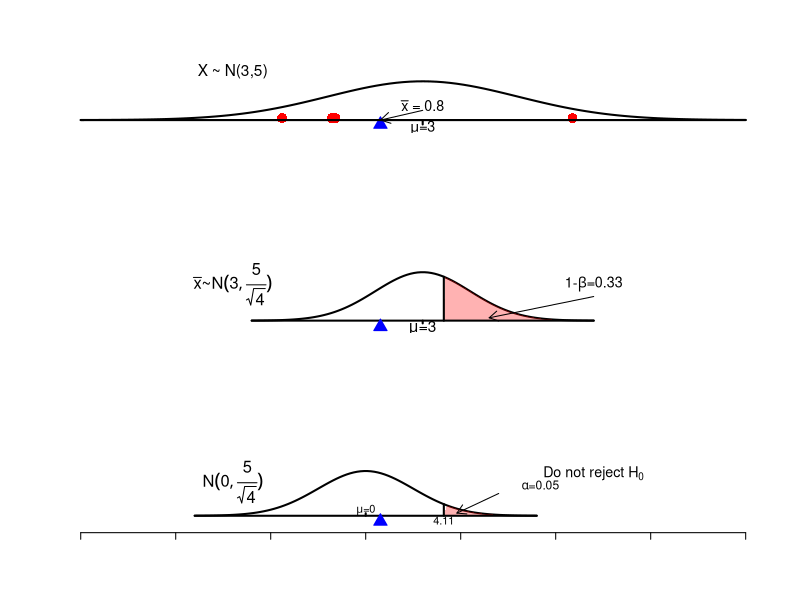
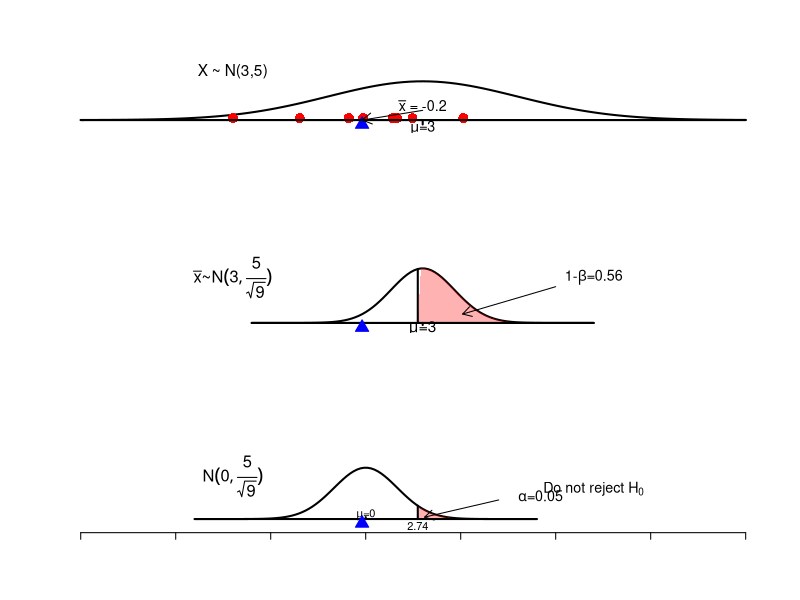
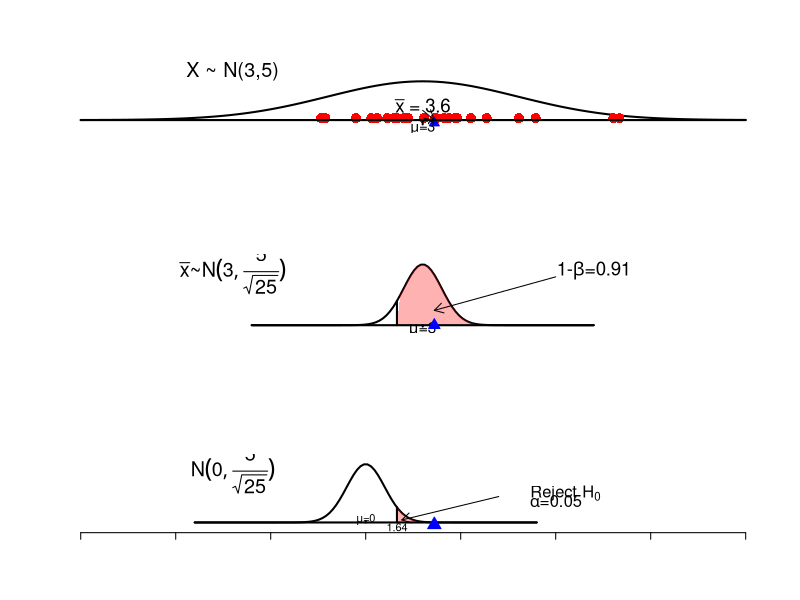
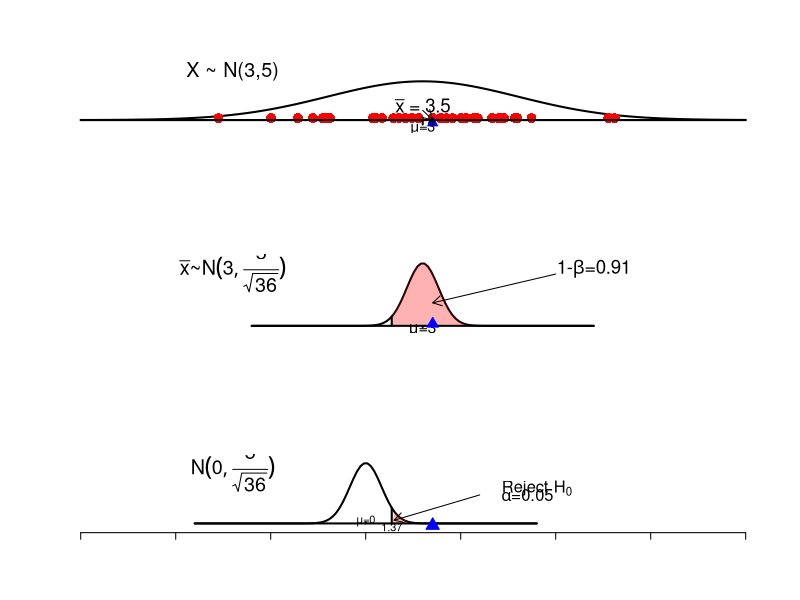

Write the R code that produced these figures, in order.
set.seed(12)
n1 = 4; n2 = 9; n3 = 25; n4 = 36
par(mfrow = c(3,1))
par(bg = "white", col.axis = "white", col.lab = "white",
    col.main = "white", col.sub = "white", xaxt = "n", yaxt = "n" , bty = "n")

#(1)#############################################################################

sample = rnorm(n1, 3, 5)
sample_mean = round(sample, 1)

x = seq(-15, 20, length.out = 100)
y1 = dnorm(x, 3, 5)
plot(x, y1, type = "l", lwd = 2, xlim = c(-15, 20),ylim=c(-0.02,max(y1)+0.05))
stripchart(sample, add=TRUE,at=0.004,cex=2, pch=16,col="red")
stripchart(mean(sample), add=TRUE,at=-0.009,cex=2, pch=24,col="blue",bg="blue")
lines(x = c(-15, 20), y = c(0, 0), col = "black", lwd = 2)
arrows(3,0.02,mean(sample),0,length = 0.11)
segments(3, 0, 3, -0.009, lwd = 2)
text(3, -0.017, expression(mu * "=3"),cex=1.3)
text(-7, max(y1)+0.02, "X ~ N(3,5)",cex=1.4)
text(3, 0.03, cex=1.3,substitute(paste(bar(x), " = ", mean),list(mean=round(mean(sample),1))))


x = seq(-6, 12, length.out = 100)
y2 = dnorm(x, 3, 5/sqrt(n1))
alpha = qnorm(0.95, mean = 0, sd = 2.5)
plot(x, y2, type = "l", lwd = 2, xlim = c(-15, 20),ylim=c(-0.03,max(y2)+0.05))
polygon(c(alpha, x[x>=alpha], tail(x[x>=alpha], 1)), c(0, y2[x>=alpha], 0), col="#FF00004D", border=NA)
segments(alpha, 0, alpha,dnorm(alpha, 3, 5/sqrt(n1)),col="black", lwd = 2)
lines(x = c(-6, 12), y = c(0, 0), col = "black", lwd = 2)
segments(3, 0, 3, -0.009, lwd = 2)
text(3, -0.026, expression(mu * "=3"),cex=1.4)
text(-7, max(y2)-0.039, expression(bar(x)*"~" *N(3,frac(5,sqrt(4)))),cex=1.5)
stripchart(mean(sample), add=TRUE,at=-0.02,cex=2, pch=24,col="blue",bg="blue")
arrows(12, max(y2)-0.08,6.5,max(y2)-0.15,length=0.1)
text(12, max(y2)-0.039, expression("1-"*beta*"="*0.33), cex=1.3)


x = seq(-9, 9, length.out = 100)
y2 = dnorm(x, 0, 5/sqrt(n1))
plot(x, y2, type = "l", lwd = 2, xaxt="s", xlim = c(-15, 20), ylim = c(-0.05, max(y2) + 0.05))
polygon(c(alpha, x[x>=alpha], tail(x[x>=alpha], 1)), c(0, y2[x>=alpha], 0), col="#FF00004D", border=NA)
segments(alpha, 0, alpha,dnorm(alpha, 0, 5/sqrt(n1)),col="black", lwd = 2)
lines(x = c(-9, 9), y = c(0, 0), col = "black", lwd = 2)
text(alpha, -0.015, round(alpha,2) ,cex=1)
axis(side = 1, at = seq(-15, 20, by = 5),label = seq(-15, 20, by = 5))
text(0, 0.02, expression(mu * "=0"),cex=1)
segments(0, 0, 0, 0.009, lwd = 2)
text(-7, max(y2)-0.039, expression(N(0,frac(5,sqrt(4)))),cex=1.5)
stripchart(mean(sample), add=TRUE,at=-0.02,cex=2, pch=24,col="blue",bg="blue")
arrows(7, max(y2)-0.08,4.8,max(y2)-0.15,length=0.1)
text(12, max(y2)-0.01, expression("Do not reject "*H[0]), cex=1.3)
text(9.2, max(y2)-0.05, expression(alpha*"=0.05"), cex=1.1)

##(2)############################################################################

par(mfrow = c(3,1))
par(bg = "white", col.axis = "white", col.lab = "white", col.main = "white", 
    col.sub = "white", xaxt = "n", yaxt = "n" , bty = "n")

sample = rnorm(n2, 3, 5)
sample_mean = round(sample, 1)

x = seq(-15, 20, length.out = 100)
y1 = dnorm(x, 3, 5)
plot(x, y1, type = "l", lwd = 2, xlim = c(-15, 20),ylim=c(-0.02,max(y1)+0.05))
stripchart(sample, add=TRUE, at=0.004, cex=2, pch=16, col="red")
stripchart(mean(sample), add=TRUE,at=-0.009,cex=2, pch=24,col="blue",bg="blue")
lines(x = c(-15, 20), y = c(0, 0), col = "black", lwd = 2)
arrows(3,0.02,mean(sample),0,length = 0.11)
segments(3, 0, 3, -0.009, lwd = 2)
text(3, -0.017, expression(mu * "=3"),cex=1.3)
text(-7, max(y1)+0.02, "X ~ N(3,5)",cex=1.4)
text(3, 0.03, cex=1.3,substitute(paste(bar(x), " = ", mean),list(mean=round(mean(sample),1))))


x = seq(-6, 12, length.out = 100)
y2 = dnorm(x, 3, 5/sqrt(n2))
alpha = qnorm(0.95, mean = 0, sd =5/sqrt(n2))
plot(x, y2, type = "l", lwd = 2, xlim = c(-15, 20),ylim=c(-0.03,max(y2)+0.05))
polygon(c(alpha, x[x>=alpha], tail(x[x>=alpha], 1)), c(0, y2[x>=alpha], 0), col="#FF00004D", border=NA)
segments(alpha, 0, alpha,dnorm(alpha, 3, 5/sqrt(n2)),col="black", lwd = 2)
lines(x = c(-6, 12), y = c(0, 0), col = "black", lwd = 2)
segments(3, 0, 3, -0.009, lwd = 2)
text(3, -0.026, expression(mu * "=3"),cex=1.4)
text(-7, max(y2)-0.039, expression(bar(x)*"~" *N(3,frac(5,sqrt(9)))),cex=1.5)
stripchart(mean(sample), add=TRUE,at=-0.02,cex=2, pch=24,col="blue",bg="blue")
arrows(10, max(y2)-0.08,5.1,max(y2)-0.2,length=0.1)
text(12, max(y2)-0.039, expression("1-"*beta*"="*0.56), cex=1.3)


x = seq(-9, 9, length.out = 100)
y2 = dnorm(x, 0, 5/sqrt(n2))
plot(x, y2, type = "l", lwd = 2, xaxt="s", xlim = c(-15, 20), ylim = c(-0.05, max(y2) + 0.05))
polygon(c(alpha, x[x>=alpha], tail(x[x>=alpha], 1)), c(0, y2[x>=alpha], 0), col="#FF00004D", border=NA)
segments(alpha, 0, alpha,dnorm(alpha, 0, 5/sqrt(n2)),col="black", lwd = 2)
lines(x = c(-9, 9), y = c(0, 0), col = "black", lwd = 2)
text(alpha, -0.03, round(alpha,2) ,cex=1)
axis(side = 1, at = seq(-15, 20, by = 5),label = seq(-15, 20, by = 5))
text(0, 0.02, expression(mu * "=0"),cex=1)
segments(0, 0, 0, 0.009, lwd = 2)
text(-7, max(y2)-0.039, expression(N(0,frac(5,sqrt(9)))),cex=1.5)
stripchart(mean(sample), add=TRUE,at=-0.02,cex=2, pch=24,col="blue",bg="blue")
arrows(7, max(y2)-0.15,3.1,max(y2)-0.23,length=0.1)
text(12, max(y2)-0.1, expression("Do not reject "*H[0]), cex=1.3)
text(9.2, max(y2)-0.13, expression(alpha*"=0.05"), cex=1.3)

###(3)###########################################################################

par(mfrow = c(3,1))
par(bg = "white", col.axis = "white", col.lab = "white", col.main = "white", 
    col.sub = "white", xaxt = "n", yaxt = "n" , bty = "n")

sample = rnorm(n3, 3, 5)
sample_mean = round(sample, 1)

x = seq(-15, 20, length.out = 100)
y1 = dnorm(x, 3, 5)
plot(x, y1, type = "l", lwd = 2, xlim = c(-15, 20),ylim=c(-0.02,max(y1)+0.05))
stripchart(sample, add=TRUE, at=0.004, cex=2, pch=16, col="red")
stripchart(mean(sample_mean), add=TRUE,at=-0.006,cex=1.5, pch=24,col="blue",bg="blue")
lines(x = c(-15, 20), y = c(0, 0), col = "black", lwd = 2)
arrows(3,0.02,mean(sample),0,length = 0.11)
segments(3, 0, 3, -0.009, lwd = 2)
text(3, -0.017, expression(mu * "=3"),cex=1.3)
text(-7, max(y1)+0.02, "X ~ N(3,5)",cex=1.8)
text(3, 0.03, cex=1.7,substitute(paste(bar(x), " = ", mean),list(mean=round(mean(sample),1))))


x = seq(-6, 12, length.out = 100)
y2 = dnorm(x, 3, 5/sqrt(n3))
alpha = qnorm(0.95, mean = 0, sd =5/sqrt(n3))
plot(x, y2, type = "l", lwd = 2, xlim = c(-15, 20),ylim=c(-0.03,max(y2)+0.05))
polygon(c(alpha, x[x>=alpha], tail(x[x>=alpha], 1)), c(0, y2[x>=alpha], 0), col="#FF00004D", border=NA)
segments(alpha, 0, alpha,dnorm(alpha, 3, 5/sqrt(n3)),col="black", lwd = 2)
lines(x = c(-6, 12), y = c(0, 0), col = "black", lwd = 2)
segments(3, 0, 3, -0.009, lwd = 2)
text(3, -0.02999, expression(mu * "=3"),cex=1.4)
text(-7, max(y2)-0.039, expression(bar(x)*"~" *N(3,frac(5,sqrt(25)))),cex=1.8)
stripchart(mean(sample), add=TRUE,at=0,cex=1.7, pch=24,col="blue",bg="blue")
arrows(10, max(y2)-0.08,mean(sample_mean),max(y2)-0.3,length=0.1)
text(12, max(y2)-0.039, expression("1-"*beta*"="*0.91), cex=1.7)


x = seq(-9, 9, length.out = 100)
y2 = dnorm(x, 0, 5/sqrt(n3))
plot(x, y2, type = "l", lwd = 2, xaxt="s", xlim = c(-15, 20), ylim = c(-0.05, max(y2) + 0.05))
polygon(c(alpha, x[x>=alpha], tail(x[x>=alpha], 1)), c(0, y2[x>=alpha], 0), col="#FF00004D", border=NA)
segments(alpha, 0, alpha,dnorm(alpha, 0, 5/sqrt(n3)),col="black", lwd = 2)
lines(x = c(-9, 9), y = c(0, 0), col = "black", lwd = 2)
text(alpha, -0.03, round(alpha,2) ,cex=1)
axis(side = 1, at = seq(-15, 20, by = 5),label = seq(-15, 20, by = 5))
text(0, 0.02, expression(mu * "=0"),cex=1)
segments(0, 0, 0, 0.009, lwd = 2)
text(-7, max(y2)-0.039, expression(N(0,frac(5,sqrt(25)))),cex=1.8)
stripchart(mean(sample), add=TRUE,at=-0.016,cex=2, pch=24,col="blue",bg="blue")
arrows(7, max(y2)-0.22,1.9,max(y2)-0.38,length=0.1)
text(10.5, max(y2)-0.2, expression("Reject "*H[0]), cex=1.5)
text(10, max(y2)-0.25, expression(alpha*"=0.05"), cex=1.5)

####(4)##########################################################################

par(mfrow = c(3,1))
par(bg = "white", col.axis = "white", col.lab = "white", col.main = "white", 
    col.sub = "white", xaxt = "n", yaxt = "n" , bty = "n")

sample = rnorm(n4, 3, 5)
sample_mean = round(sample, 1)

x = seq(-15, 20, length.out = 100)
y1 = dnorm(x, 3, 5)
plot(x, y1, type = "l", lwd = 2, xlim = c(-15, 20),ylim=c(-0.02,max(y1)+0.05))
stripchart(sample, add=TRUE, at=0.004, cex=2, pch=16, col="red")
stripchart(mean(sample_mean), add=TRUE,at=-0.006,cex=1.5, pch=24,col="blue",bg="blue")
lines(x = c(-15, 20), y = c(0, 0), col = "black", lwd = 2)
arrows(3,0.02,mean(sample_mean),0,length = 0.11)
segments(3, 0, 3, -0.009, lwd = 2)
text(3, -0.017, expression(mu * "=3"),cex=1.3)
text(-7, max(y1)+0.02, "X ~ N(3,5)",cex=1.8)
text(3, 0.03, cex=1.7,substitute(paste(bar(x), " = ", mean),list(mean=round(mean(sample),1))))


x = seq(-6, 12, length.out = 100)
y2 = dnorm(x, 3, 5/sqrt(n4))
alpha = qnorm(0.95, mean = 0, sd =5/sqrt(n4))
plot(x, y2, type = "l", lwd = 2, xlim = c(-15, 20),ylim=c(-0.03,max(y2)+0.05))
polygon(c(alpha, x[x>=alpha], tail(x[x>=alpha], 1)), c(0, y2[x>=alpha], 0), col="#FF00004D", border=NA)
segments(alpha, 0, alpha,dnorm(alpha, 3, 5/sqrt(n4)),col="black", lwd = 2)
lines(x = c(-6, 12), y = c(0, 0), col = "black", lwd = 2)
segments(3, 0, 3, -0.009, lwd = 2)
text(3, -0.02999, expression(mu * "=3"),cex=1.4)
text(-7, max(y2)-0.039, expression(bar(x)*"~" *N(3,frac(5,sqrt(36)))),cex=1.8)
stripchart(mean(sample), add=TRUE,at=0.015,cex=1.7, pch=24,col="blue",bg="blue")
arrows(10, max(y2)-0.08,mean(sample_mean),max(y2)-0.3,length=0.1)
text(12, max(y2)-0.039, expression("1-"*beta*"="*0.91), cex=1.7)


x = seq(-9, 9, length.out = 100)
y2 = dnorm(x, 0, 5/sqrt(n4))
plot(x, y2, type = "l", lwd = 2, xaxt="s", xlim = c(-15, 20), ylim = c(-0.05, max(y2) + 0.05))
polygon(c(alpha, x[x>=alpha], tail(x[x>=alpha], 1)), c(0, y2[x>=alpha], 0), col="#FF00004D", border=NA)
segments(alpha, 0, alpha,dnorm(alpha, 0, 5/sqrt(n4)),col="black", lwd = 2)
lines(x = c(-9, 9), y = c(0, 0), col = "black", lwd = 2)
text(alpha, -0.03, round(alpha,2) ,cex=1)
axis(side = 1, at = seq(-15, 20, by = 5),label = seq(-15, 20, by = 5))
text(0, 0.02, expression(mu * "=0"),cex=1)
segments(0, 0, 0, 0.009, lwd = 2)
text(-7, max(y2)-0.039, expression(N(0,frac(5,sqrt(36)))),cex=1.8)
stripchart(mean(sample), add=TRUE,at=-0.016,cex=2, pch=24,col="blue",bg="blue")
arrows(6, max(y2)-0.25,1.5,max(y2)-0.45,length=0.1)
text(9, max(y2)-0.2, expression("Reject "*H[0]), cex=1.5)
text(8.5, max(y2)-0.25, expression(alpha*"=0.05"), cex=1.5)